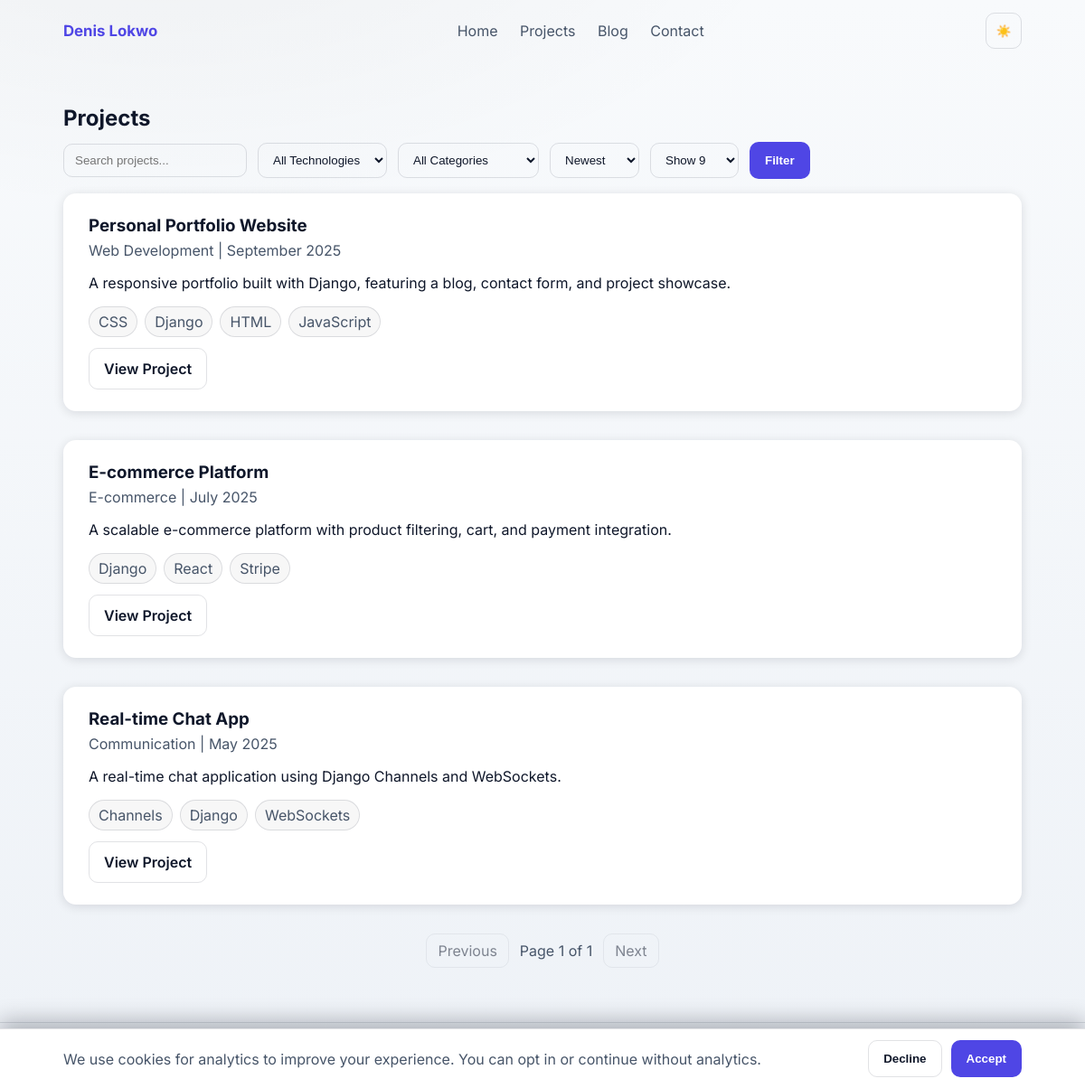
/projects/, run on the app's committed database.
### portfolio/models.py (models this page shows, shortened)
class Project(models.Model):
    title = models.CharField(max_length=200)
    description = models.TextField()
    technologies = models.CharField(max_length=200, help_text="Comma-separated list of technologies", blank=True)
    category = models.CharField(max_length=100, blank=True)
    date = models.DateField()
    image = models.ImageField(upload_to='projects/', blank=True, null=True)
    url = models.URLField(blank=True)
    class Meta:
        ordering = ['-date']
    def tech_list(self):
        if hasattr(self, 'tags') and self.tags.exists():
            return list(self.tags.values_list('name', flat=True))
        return [tech.strip() for tech in (self.technologies or '').split(',') if tech.strip()]

class Tag(models.Model):
    name = models.CharField(max_length=50, unique=True)
    class Meta:
        ordering = ['name']

### portfolio/views.py (the view)
# urls.py: path('projects/', views.project_list, name='project_list'),
def project_list(request):
	projects = Project.objects.all()
	tech = request.GET.get('tech')
	category = request.GET.get('category')
	search = request.GET.get('search')
	sort = request.GET.get('sort') or 'date_desc'
	per = request.GET.get('per') or '9'
	if tech:
		projects = projects.filter(models.Q(tags__name__iexact=tech) | models.Q(technologies__icontains=tech))
	if category:
		projects = projects.filter(category__iexact=category)
	if search:
		projects = projects.filter(
			models.Q(title__icontains=search) |
			models.Q(description__icontains=search) |
			models.Q(technologies__icontains=search)
		)
	sort_map = {
		'date_desc': '-date',
		'date_asc': 'date',
		'title_asc': 'title',
		'title_desc': '-title',
	}
	projects = projects.order_by(sort_map.get(sort, '-date'))
	try:
		per_int = int(per)
	except ValueError:
		per_int = 9
	if per_int not in (6, 9, 12, 24):
		per_int = 9
	paginator = Paginator(projects, per_int)
	page = request.GET.get('page') or 1
	try:
		page_obj = paginator.page(page)
	except PageNotAnInteger:
		page_obj = paginator.page(1)
	except EmptyPage:
		page_obj = paginator.page(paginator.num_pages)
	categories = Project.objects.values_list('category', flat=True).exclude(category='').distinct()
	techs = list(Tag.objects.values_list('name', flat=True))
	if not techs:
		tech_set = set()
		for p in Project.objects.all():
			tech_set.update(p.tech_list())
		techs = sorted(tech_set)
	return render(request, 'projects.html', {
		'projects': page_obj.object_list,
		'page_obj': page_obj,
		'paginator': paginator,
		'categories': categories,
		'techs': techs,
		'selected_tech': tech,
		'selected_category': category,
		'search': search,
		'sort': sort,
		'per': per_int,
		'per_options': (6, 9, 12, 24),
		'has_filters': bool(tech or category or search),
	})

### portfolio/context_processors.py (called while the page is built)
def analytics(request):
    return {
        'GA_MEASUREMENT_ID': getattr(settings, 'GA_MEASUREMENT_ID', None),
        'CALENDLY_URL': getattr(settings, 'CALENDLY_URL', ''),
    }

### portfolio/templates/projects.html (shortened to what this page needs)
{% extends 'base.html' %}
{% load static %}
{% block content %}
<section class="container" style="margin-top:48px;">
    <header style="display:flex;align-items:center;justify-content:space-between;gap:16px;flex-wrap:wrap;margin-bottom:12px;">
        <h2 style="margin:0">Projects</h2>
    </header>
    <form method="get" class="project-filter">
        <input type="text" name="search" placeholder="Search projects..." value="{{ search|default:'' }}">
        <select name="tech">
            <option value="">All Technologies</option>
        </select>
        <select name="category">
            <option value="">All Categories</option>
        </select>
        <select name="sort">
            <option value="date_desc" {% if sort == 'date_desc' %}selected{% endif %}>Newest</option>
        </select>
        <select name="per">
            {% for n in per_options %}
                <option value="{{ n }}" {% if per == n %}selected{% endif %}>Show {{ n }}</option>
            {% endfor %}
        </select>
        <button type="submit" class="btn">Filter</button>
    </form>
    <div class="project-list">
        {% for project in projects %}
            <div class="project-card">
                <h3>{{ project.title }}</h3>
                <p class="meta">{{ project.category }} | {{ project.date|date:"F Y" }}</p>
                <p>{{ project.description|truncatewords:30 }}</p>
                {% with techs=project.tech_list %}
                {% if techs %}
                <div class="tech-chips">
                    {% for t in techs %}
                        <a class="chip" href="?tech={{ t|urlencode }}&category={{ selected_category|urlencode }}&search={{ search|urlencode }}">{{ t }}</a>
                    {% endfor %}
                </div>
                {% endif %}
                {% endwith %}
                {% if project.url %}<a href="{{ project.url }}" class="btn secondary" target="_blank">View Project</a>{% endif %}
            </div>
        {% empty %}
            <p>No projects found.</p>
        {% endfor %}
    </div>
    {% if page_obj and paginator %}
    <nav class="pagination" aria-label="Pagination">
        {% with q='&search='|add:search|urlencode|add:'&tech='|add:selected_tech|urlencode|add:'&category='|add:selected_category|urlencode|add:'&sort='|add:sort|urlencode|add:'&per='|add:per %}
        {% if page_obj.has_previous %}
            <a class="page-link" href="?page={{ page_obj.previous_page_number }}{{ q }}">Previous</a>
        {% else %}
            <span class="page-link disabled">Previous</span>
        {% endif %}
        <span class="page-status">Page {{ page_obj.number }} of {{ paginator.num_pages }}</span>
        {% if page_obj.has_next %}
            <a class="page-link" href="?page={{ page_obj.next_page_number }}{{ q }}">Next</a>
        {% else %}
            <span class="page-link disabled">Next</span>
        {% endif %}
        {% endwith %}
    </nav>
    {% endif %}
</section>
{% endblock %}

### portfolio/static/css/styles.css (style rules this page uses)
:root { --bg:#0b1120; --bg-1:#0b1120; --bg-2:#0a1024; --card:#0f172a; --text:#e6edf3; --muted:#9ba4b3; --border:rgba(148,163,184,0.16); --accent:#6366f1; --accent-strong:#5458e8; --accent-contrast:#ffffff; --link:var(--accent); --link-hover:#818cf8; --glass: rgba(255,255,255,0.03); --bg-veil: rgba(255,255,255,0.035); }
[data-theme="light"] { --bg:#f8fafc; --bg-1:#f8fafc; --bg-2:#eef2f7; --card:#ffffff; --text:#0f172a; --muted:#475569; --border: rgba(15,23,42,0.12); --accent:#4f46e5; --accent-strong:#4338ca; --accent-contrast:#ffffff; --link:var(--accent); --link-hover:#3730a3; --glass: rgba(0,0,0,0.03); --bg-veil: rgba(0,0,0,0.04); }
* { box-sizing:border-box }
html,body { height:100%; }
body { margin:0; font-family: 'Inter', system-ui, -apple-system, 'Segoe UI', Roboto, 'Helvetica Neue', Arial; background: radial-gradient(1200px 600px at 10% -10%, var(--bg-veil), transparent 60%), linear-gradient(180deg, var(--bg-1) 0%, var(--bg-2) 100%); color:var(--text); -webkit-font-smoothing:antialiased; -moz-osx-font-smoothing:grayscale; transition: background 0.35s, color 0.25s; }
[data-theme="light"] body { background: radial-gradient(1200px 600px at 15% -10%, var(--bg-veil), transparent 60%), linear-gradient(180deg, var(--bg-1) 0%, var(--bg-2) 100%); }
.container { max-width:1100px;margin:0 auto;padding:0 20px }
a { color:var(--link) }
.btn { display:inline-flex;align-items:center;gap:8px;padding:12px 16px;border-radius:10px;background:var(--accent);color:var(--accent-contrast);font-weight:600;border:1px solid transparent;text-decoration:none;transition:background .2s, box-shadow .2s, transform .1s }
.btn.secondary { background:transparent;border:1px solid var(--border);color:var(--text) }
.pre-anim { opacity:0;transform:translateY(30px) }
.fade-in { opacity:1 !important;transform:none !important;transition:opacity .7s,transform .7s }
.slide-up { opacity:1 !important;transform:translateY(0) !important;transition:opacity .7s,transform .7s }
.rotate-in { opacity:1 !important;transform:rotate(0deg) !important;transition:opacity .7s,transform .7s }
.project-card { opacity:0;transform:translateY(40px) }
input[type="text"],input[type="email"],textarea { border-radius:8px;padding:10px;border:1px solid var(--border);background:transparent;color:inherit }
.project-filter { margin-bottom:16px;display:flex;gap:12px;flex-wrap:wrap;align-items:center }
.project-filter input[type="text"], .project-filter select { padding:10px 12px;border-radius:10px;border:1px solid var(--border);background:transparent;color:inherit }
.chip { display:inline-flex;align-items:center;gap:6px;padding:6px 10px;border-radius:999px;border:1px solid var(--border);color:var(--muted);text-decoration:none;background:var(--glass) }
.tech-chips { display:flex;gap:8px;flex-wrap:wrap;margin:10px 0 12px }
.project-card { background:var(--card);border-radius:14px;padding:24px 28px;margin-bottom:32px;box-shadow:0 2px 12px rgba(2,6,23,0.12); }
.project-card h3 { margin:0 0 6px }
.project-card .meta { color:var(--muted);margin:0 0 10px }
.pagination { display:flex;align-items:center;justify-content:center;gap:12px;margin-top:12px }
.page-link { padding:8px 12px;border-radius:10px;border:1px solid var(--border);color:var(--text);text-decoration:none;background:transparent }
.page-link.disabled { opacity:0.5;pointer-events:none }
.page-status { color:var(--muted) }

### portfolio/templates/base.html (style rules this page uses)
nav, footer { transition: opacity 0.8s; }

### data on the page
Project: title "Personal Portfolio Website", category "Web Development", date "September 2025", description "A responsive portfolio built with Django, featuring a blog, contact form, and project showcase."
Tag: name "CSS"
Tag: name "Django"
Tag: name "HTML"
Tag: name "JavaScript"
Project: title "E-commerce Platform", category "E-commerce", date "July 2025", description "A scalable e-commerce platform with product filtering, cart, and payment integration."
Tag: name "React"
Tag: name "Stripe"
Project: title "Real-time Chat App", category "Communication", date "May 2025", description "A real-time chat application using Django Channels and WebSockets."
Tag: name "Channels"
Tag: name "WebSockets"

### other printed values
{{ page_obj.number }} "1"
{{ paginator.num_pages }} "1"
